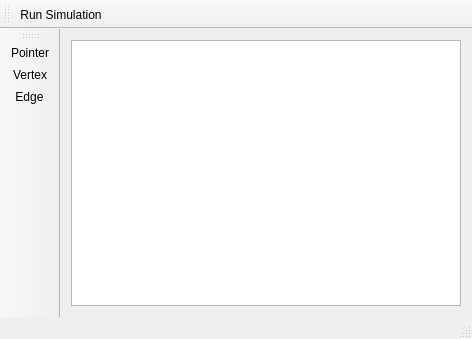
<?xml version="1.0" encoding="UTF-8"?>
<ui version="4.0">
 <class>MainWindow</class>
 <widget class="QMainWindow" name="MainWindow">
  <property name="geometry">
   <rect>
    <x>0</x>
    <y>0</y>
    <width>472</width>
    <height>339</height>
   </rect>
  </property>
  <property name="windowTitle">
   <string>MainWindow</string>
  </property>
  <widget class="QWidget" name="centralWidget">
   <layout class="QHBoxLayout" name="horizontalLayout">
    <item>
     <widget class="QGraphicsView" name="graphicsView"/>
    </item>
   </layout>
  </widget>
  <widget class="QMenuBar" name="menuBar">
   <property name="geometry">
    <rect>
     <x>0</x>
     <y>0</y>
     <width>472</width>
     <height>25</height>
    </rect>
   </property>
  </widget>
  <widget class="QToolBar" name="mainToolBar">
   <attribute name="toolBarArea">
    <enum>TopToolBarArea</enum>
   </attribute>
   <attribute name="toolBarBreak">
    <bool>false</bool>
   </attribute>
   <addaction name="actionRunSimulation"/>
  </widget>
  <widget class="QStatusBar" name="statusBar"/>
  <widget class="QToolBar" name="toolBar">
   <property name="windowTitle">
    <string>toolBar</string>
   </property>
   <attribute name="toolBarArea">
    <enum>LeftToolBarArea</enum>
   </attribute>
   <attribute name="toolBarBreak">
    <bool>false</bool>
   </attribute>
   <addaction name="actionPointer"/>
   <addaction name="actionInsertVertex"/>
   <addaction name="actionInsertEdge"/>
  </widget>
  <action name="actionRunSimulation">
   <property name="icon">
    <iconset resource="resource.qrc">
     <normaloff>:/run</normaloff>:/run</iconset>
   </property>
   <property name="text">
    <string>Run Simulation</string>
   </property>
   <property name="toolTip">
    <string>run simulation</string>
   </property>
  </action>
  <action name="actionInsertVertex">
   <property name="checkable">
    <bool>true</bool>
   </property>
   <property name="icon">
    <iconset resource="resource.qrc">
     <normaloff>:/vertex</normaloff>:/vertex</iconset>
   </property>
   <property name="text">
    <string>Vertex</string>
   </property>
   <property name="toolTip">
    <string>insert vertex</string>
   </property>
  </action>
  <action name="actionInsertEdge">
   <property name="checkable">
    <bool>true</bool>
   </property>
   <property name="icon">
    <iconset resource="resource.qrc">
     <normaloff>:/edge</normaloff>:/edge</iconset>
   </property>
   <property name="text">
    <string>Edge</string>
   </property>
   <property name="toolTip">
    <string>insert edge</string>
   </property>
  </action>
  <action name="actionPointer">
   <property name="checkable">
    <bool>true</bool>
   </property>
   <property name="icon">
    <iconset resource="resource.qrc">
     <normaloff>:/pointer</normaloff>:/pointer</iconset>
   </property>
   <property name="text">
    <string>Pointer</string>
   </property>
   <property name="toolTip">
    <string>select/move</string>
   </property>
  </action>
 </widget>
 <layoutdefault spacing="6" margin="11"/>
 <resources>
  <include location="resource.qrc"/>
 </resources>
 <connections/>
</ui>
